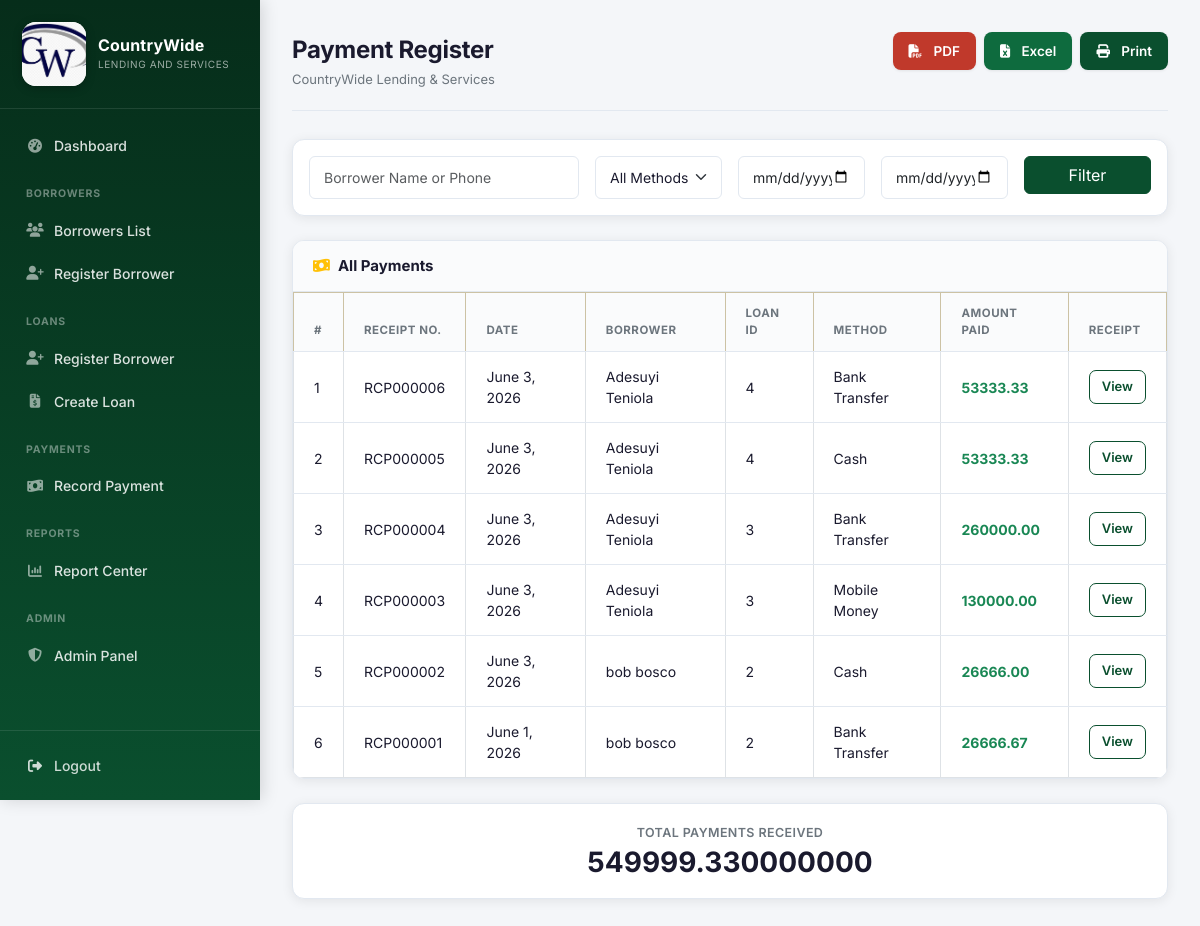
/reports/payments/ (signed in), run on the app's committed database.
### borrowers/models.py (models this page shows, shortened)
class Payment(models.Model):
    loan = models.ForeignKey(
        Loan,
        on_delete=models.CASCADE,
        related_name="payments"
    )
    receipt_number = models.CharField(
        max_length=50,
        blank=True,
        null=True
    )
    amount_paid = models.DecimalField(
        max_digits=12,
        decimal_places=2
    )
    payment_date = models.DateField(
        auto_now_add=True
    )
    PAYMENT_METHOD = [
        ("cash", "Cash"),
        ("transfer", "Bank Transfer"),
        ("mobile", "Mobile Money"),
    ]
    method = models.CharField(
        max_length=20,
        choices=PAYMENT_METHOD,
        default="cash"
    )

class Loan(models.Model):
    borrower = models.ForeignKey(
        'Borrower',
        on_delete=models.CASCADE,
        related_name='loans'
    )
    loan_amount = models.DecimalField(
        max_digits=12,
        decimal_places=2
    )
    interest_rate = models.DecimalField(
        max_digits=5,
        decimal_places=2
    )
    duration_weeks = models.PositiveIntegerField()
    start_date = models.DateField(
        auto_now_add=True
    )
    STATUS_CHOICES = [
        ('pending', 'Pending'),
        ('approved', 'Approved'),
        ('rejected', 'Rejected'),
        ('disbursed', 'Disbursed'),
        ('active', 'Active'),
        ('closed', 'Closed'),
    ]
    status = models.CharField(
        max_length=10,
        choices=STATUS_CHOICES,
        default='pending'
    )
    class Meta:
        ordering = ['-start_date']

class Borrower(models.Model):
    first_name = models.CharField(max_length=50)
    last_name = models.CharField(max_length=50)
    gender = models.CharField(max_length=10)
    phone = models.CharField(max_length=20)
    email = models.EmailField()
    address = models.TextField()
    city = models.CharField(max_length=50)
    state = models.CharField(max_length=50)
    occupation = models.CharField(max_length=100)
    next_of_kin_name = models.CharField(max_length=100)
    next_of_kin_phone = models.CharField(max_length=20)
    nin = models.CharField(max_length=50)
    bvn = models.CharField(max_length=50)
    bank_name = models.CharField(max_length=100)
    account_number = models.CharField(max_length=20)
    guarantor_name = models.CharField(max_length=100)
    guarantor_address = models.TextField()
    guarantor_phone = models.CharField(max_length=20)
    guarantor_occupation = models.CharField(max_length=100)
    borrower_photo = models.ImageField(upload_to='borrowers/')
    guarantor_photo = models.ImageField(upload_to='guarantors/')
    created_at = models.DateTimeField(auto_now_add=True)

### borrowers/views.py (the view)
@login_required
@role_required(is_manager_or_superuser)
def all_payments_report(request):
    payments = (
        Payment.objects
        .select_related("loan", "loan__borrower")
        .order_by("-payment_date", "-id")
    )
    search = request.GET.get("search")
    method = request.GET.get("method")
    from_date = request.GET.get("from_date")
    to_date = request.GET.get("to_date")
    if search:
        payments = payments.filter(
            Q(loan__borrower__first_name__icontains=search) |
            Q(loan__borrower__last_name__icontains=search) |
            Q(loan__borrower__phone__icontains=search)
        )
    if method:
        payments = payments.filter(method=method)
    if from_date:
        payments = payments.filter(payment_date__gte=from_date)
    if to_date:
        payments = payments.filter(payment_date__lte=to_date)
    total_payments = payments.aggregate(
        total=Sum("amount_paid")
    )["total"] or Decimal("0.00")
    context = {
        "payments": payments,
        "total_payments": total_payments,
        "methods": Payment.PAYMENT_METHOD,
    }
    return render(
        request,
        "borrowers/reports/all_payments_report.html",
        context
    )

### borrowers/context_processors.py (called while the page is built)
def company_settings(request):
    company = CompanySettings.objects.first()
    return {
        "company": company,
        "currency": company.currency_symbol if company else "₦",
        "company_footer": company.report_footer if company else "",
    }

### borrowers/templatetags/roles.py (called while the page is built)
@register.filter
def is_manager(user):
    return user.is_superuser or user.groups.filter(name='Manager').exists()

@register.filter
def is_cashier(user):
    return user.groups.filter(name='Cashier').exists()

@register.filter
def is_loan_officer(user):
    return user.groups.filter(name='Loan Officer').exists()

@register.filter
def is_auditor(user):
    return user.groups.filter(name='Auditor').exists()

### borrowers/views.py (called while the page is built)
def role_required(check):
    def decorator(view_func):
        @wraps(view_func)
        def wrapper(request, *args, **kwargs):
            if not request.user.is_authenticated:
                return redirect('login')
            if not check(request.user):
                return HttpResponse("Access Denied", status=403)
            return view_func(request, *args, **kwargs)
        return wrapper
    return decorator

def is_manager_or_superuser(user):
    return user.is_superuser or is_manager(user)

### borrowers/templates/borrowers/reports/all_payments_report.html (shortened to what this page needs)
{% extends "borrowers/base.html" %}
{% block content %}
<div class="container-fluid px-0">
    <div class="topbar">
        <div>
            <div class="page-title">Payment Register</div>
            <div style="font-size:13px; color:var(--text-muted); margin-top:2px;">
                CountryWide Lending & Services
            </div>
        </div>
        <div class="d-flex gap-2 flex-wrap">
            <a href="{% url 'export_payments_pdf' %}" class="btn btn-danger">
                <i class="fa fa-file-pdf me-2"></i>
                PDF
            </a>
            <a href="{% url 'export_payments_excel' %}" class="btn btn-success">
                <i class="fa fa-file-excel me-2"></i>
                Excel
            </a>
            <button onclick="window.print()" class="btn btn-primary">
                <i class="fa fa-print me-2"></i>
                Print
            </button>
        </div>
    </div>
    <div class="card shadow-sm mb-4">
        <div class="card-body">
            <form method="get">
                <div class="row g-3">
                    <div class="col-md-4">
                        <input
                            type="text"
                            name="search"
                            class="form-control"
                            placeholder="Borrower Name or Phone"
                            value="{{ request.GET.search }}">
                    </div>
                    <div class="col-md-2">
                        <select name="method" class="form-select">
                            <option value="">All Methods</option>
                        </select>
                    </div>
                    <div class="col-md-2">
                        <input type="date" name="from_date" class="form-control" value="{{ request.GET.from_date }}">
                    </div>
                    <div class="col-md-2">
                        <input type="date" name="to_date" class="form-control" value="{{ request.GET.to_date }}">
                    </div>
                    <div class="col-md-2">
                        <button class="btn btn-primary w-100">Filter</button>
                    </div>
                </div>
            </form>
        </div>
    </div>
    <div class="table-card mb-4">
        <div class="table-card-header">
            <h5><i class="fa-solid fa-money-bill-wave me-2 text-warning"></i>All Payments</h5>
        </div>
        <div class="table-responsive">
            <table class="table table-bordered table-hover align-middle">
                <thead class="table-warning">
                    <tr>
                        <th>#</th>
                        <th>Receipt No.</th>
                        <th>Date</th>
                        <th>Borrower</th>
                        <th>Loan ID</th>
                        <th>Method</th>
                        <th>Amount Paid</th>
                        <th>Receipt</th>
                    </tr>
                </thead>
                <tbody>
                    {% for payment in payments %}
                    <tr>
                        <td>{{ forloop.counter }}</td>
                        <td>RCP{{ payment.id|stringformat:"06d" }}</td>
                        <td>{{ payment.payment_date }}</td>
                        <td>{{ payment.loan.borrower.first_name }} {{ payment.loan.borrower.last_name }}</td>
                        <td>{{ payment.loan.id }}</td>
                        <td>{{ payment.get_method_display }}</td>
                        <td><strong class="text-success">{{ company.currency_symbol }}{{ payment.amount_paid }}</strong></td>
                        <td>
                            <a href="{% url 'payment_receipt' payment.id %}" class="btn btn-sm btn-outline-primary">
                                View
                            </a>
                        </td>
                    </tr>
                    {% empty %}
                    <tr>
                        <td colspan="8" class="text-center text-muted py-4">No payment records found.</td>
                    </tr>
                    {% endfor %}
                </tbody>
            </table>
        </div>
    </div>
    <div class="row">
        <div class="col-12">
            <div class="stat-card justify-content-center text-center" style="gap:0;">
                <div>
                    <div class="stat-label">Total Payments Received</div>
                    <div class="stat-value" style="font-size:28px;">{{ company.currency_symbol }}{{ total_payments }}</div>
                </div>
            </div>
        </div>
    </div>
</div>
{% endblock %}

### borrowers/templates/borrowers/base.html (style rules this page uses)
:root { --primary: #0a4f2e; --primary-light: #0e6b3e; --primary-dark: #062d1a; --accent: #c9a02a; --accent-light: #f0c93a; --danger: #c0392b; --sidebar-width: 260px; --bg: #f4f6f9; --card-bg: #ffffff; --text: #1a1a2e; --text-muted: #6c757d; --border: #e2e8f0; --shadow: 0 2px 12px rgba(0,0,0,0.08); --shadow-md: 0 4px 20px rgba(0,0,0,0.12); --radius: 12px; --radius-sm: 8px; --topbar-h: 56px; }
* { box-sizing: border-box; }
html { scroll-behavior: smooth; }
body { margin: 0; font-family: 'Inter', Arial, sans-serif; background: var(--bg); color: var(--text); display: flex; min-height: 100vh; -webkit-font-smoothing: antialiased; }
a { text-decoration: none; }
.topbar { display: flex; align-items: flex-start; justify-content: space-between; flex-wrap: wrap; gap: 16px; margin-bottom: 28px; padding-bottom: 20px; border-bottom: 1px solid var(--border); }
.page-title { font-size: 24px; font-weight: 700; color: var(--text); letter-spacing: -0.3px; }
.topbar .btn { border-radius: var(--radius-sm); font-size: 13.5px; font-weight: 600; padding: 9px 16px; border: none; box-shadow: 0 1px 3px rgba(0,0,0,0.08); transition: transform 0.15s ease, box-shadow 0.15s ease; }
.topbar .btn-primary { background: var(--primary); }
.topbar .btn-success { background: var(--primary-light); }
.topbar .btn-danger { background: var(--danger); }
.stat-card { background: var(--card-bg); border-radius: var(--radius); box-shadow: var(--shadow); padding: 20px; display: flex; align-items: center; gap: 16px; height: 100%; border: 1px solid var(--border); transition: transform 0.18s ease, box-shadow 0.18s ease; }
.stat-label { font-size: 12.5px; color: var(--text-muted); font-weight: 600; text-transform: uppercase; letter-spacing: 0.4px; margin-bottom: 4px; }
.stat-value { font-size: 26px; font-weight: 700; color: var(--text); line-height: 1.1; }
.table-card { background: var(--card-bg); border-radius: var(--radius); box-shadow: var(--shadow); border: 1px solid var(--border); overflow: hidden; margin-bottom: 24px; }
.table-card-header { padding: 16px 20px; border-bottom: 1px solid var(--border); background: #fafbfc; }
.table-card-header h5 { margin: 0; font-size: 15px; font-weight: 700; color: var(--text); }
.table-card .table { margin-bottom: 0; }
.table-card .table thead th { font-size: 11.5px; text-transform: uppercase; letter-spacing: 0.5px; color: var(--text-muted); font-weight: 700; border-bottom: 1px solid var(--border); padding: 12px 20px; background: #fafbfc; }
.table-card .table tbody td { padding: 14px 20px; font-size: 14px; vertical-align: middle; border-bottom: 1px solid var(--border); color: var(--text); }
.table-card .table tbody tr:last-child td { border-bottom: none; }
.card { border-radius: var(--radius); border: 1px solid var(--border); }
.card.shadow-sm { box-shadow: var(--shadow) !important; }
.form-control { border-color: var(--border); font-size: 14px; padding: 10px 14px; }
.btn-sm { padding: 6px 12px; border-radius: 7px; font-size: 13px; }
.btn-primary { background: var(--primary); border-color: var(--primary); }
.btn-success { background: var(--primary-light); border-color: var(--primary-light); }
.form-select { border-color: var(--border); font-size: 14px; padding: 10px 14px; font-family: 'Inter', Arial, sans-serif; color: var(--text); }
.btn-outline-primary { color: var(--primary); border-color: var(--primary); background: transparent; font-weight: 600; }

### data on the page
Payment: id "000006", payment_date "June 3, 2026", loan.borrower.first_name "Adesuyi", loan.borrower.last_name "Teniola", loan.id "4", method "Bank Transfer", amount_paid "53333.33"
Payment: id "000005", payment_date "June 3, 2026", loan.borrower.first_name "Adesuyi", loan.borrower.last_name "Teniola", loan.id "4", method "Cash", amount_paid "53333.33"
Payment: id "000004", payment_date "June 3, 2026", loan.borrower.first_name "Adesuyi", loan.borrower.last_name "Teniola", loan.id "3", method "Bank Transfer", amount_paid "260000.00"
Payment: id "000003", payment_date "June 3, 2026", loan.borrower.first_name "Adesuyi", loan.borrower.last_name "Teniola", loan.id "3", method "Mobile Money", amount_paid "130000.00"
Payment: id "000002", payment_date "June 3, 2026", loan.borrower.first_name "bob", loan.borrower.last_name "bosco", loan.id "2", method "Cash", amount_paid "26666.00"
Payment: id "000001", payment_date "June 1, 2026", loan.borrower.first_name "bob", loan.borrower.last_name "bosco", loan.id "2", method "Bank Transfer", amount_paid "26666.67"

### other printed values
{{ total_payments }} "549999.330000000"
